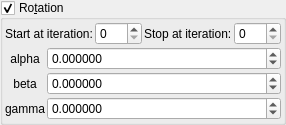
    <widget class="MyGroupBox" name="groupCheck_transf_function_enabledR_false">
     <property name="toolTip">
      <string/>
     </property>
     <property name="title">
      <string>Ro&amp;tation</string>
     </property>
     <property name="checkable">
      <bool>true</bool>
     </property>
     <layout class="QVBoxLayout" name="verticalLayout_31" stretch="0,0">
      <property name="spacing">
       <number>2</number>
      </property>
      <property name="leftMargin">
       <number>2</number>
      </property>
      <property name="topMargin">
       <number>2</number>
      </property>
      <property name="rightMargin">
       <number>2</number>
      </property>
      <property name="bottomMargin">
       <number>2</number>
      </property>
      <item>
       <layout class="QGridLayout" name="gridLayout_66">
        <property name="spacing">
         <number>2</number>
        </property>
        <item row="0" column="3">
         <widget class="MySpinBox" name="spinboxInt_transf_stop_iterations_R">
          <property name="sizePolicy">
           <sizepolicy hsizetype="Minimum" vsizetype="Maximum">
            <horstretch>0</horstretch>
            <verstretch>0</verstretch>
           </sizepolicy>
          </property>
          <property name="maximum">
           <number>999</number>
          </property>
         </widget>
        </item>
        <item row="0" column="2">
         <widget class="QLabel" name="label_248">
          <property name="text">
           <string>Stop at iteration:</string>
          </property>
         </widget>
        </item>
        <item row="0" column="0">
         <widget class="QLabel" name="label_249">
          <property name="text">
           <string>Start at iteration:</string>
          </property>
         </widget>
        </item>
        <item row="0" column="1">
         <widget class="MySpinBox" name="spinboxInt_transf_start_iterations_R">
          <property name="sizePolicy">
           <sizepolicy hsizetype="Minimum" vsizetype="Maximum">
            <horstretch>0</horstretch>
            <verstretch>0</verstretch>
           </sizepolicy>
          </property>
          <property name="maximum">
           <number>999</number>
          </property>
         </widget>
        </item>
       </layout>
      </item>
      <item>
       <layout class="QGridLayout" name="gridLayout_10" columnstretch="0,1">
        <property name="spacing">
         <number>2</number>
        </property>
        <item row="0" column="0">
         <widget class="QLabel" name="label_35">
          <property name="text">
           <string notr="true">alpha</string>
          </property>
          <property name="alignment">
           <set>Qt::AlignCenter</set>
          </property>
         </widget>
        </item>
        <item row="0" column="1">
         <widget class="MyDoubleSpinBox" name="spinboxd3_transf_rotation_x">
          <property name="sizePolicy">
           <sizepolicy hsizetype="Minimum" vsizetype="Maximum">
            <horstretch>0</horstretch>
            <verstretch>0</verstretch>
           </sizepolicy>
          </property>
          <property name="prefix">
           <string/>
          </property>
          <property name="suffix">
           <string/>
          </property>
          <property name="decimals">
           <number>6</number>
          </property>
          <property name="minimum">
           <double>-180.000000000000000</double>
          </property>
          <property name="maximum">
           <double>180.000000000000000</double>
          </property>
          <property name="singleStep">
           <double>1.000000000000000</double>
          </property>
         </widget>
        </item>
        <item row="2" column="0">
         <widget class="QLabel" name="label_37">
          <property name="text">
           <string notr="true">gamma</string>
          </property>
          <property name="alignment">
           <set>Qt::AlignCenter</set>
          </property>
         </widget>
        </item>
        <item row="1" column="1">
         <widget class="MyDoubleSpinBox" name="spinboxd3_transf_rotation_y">
          <property name="sizePolicy">
           <sizepolicy hsizetype="Minimum" vsizetype="Maximum">
            <horstretch>0</horstretch>
            <verstretch>0</verstretch>
           </sizepolicy>
          </property>
          <property name="prefix">
           <string/>
          </property>
          <property name="suffix">
           <string/>
          </property>
          <property name="decimals">
           <number>6</number>
          </property>
          <property name="minimum">
           <double>-180.000000000000000</double>
          </property>
          <property name="maximum">
           <double>180.000000000000000</double>
          </property>
          <property name="singleStep">
           <double>1.000000000000000</double>
          </property>
         </widget>
        </item>
        <item row="2" column="1">
         <widget class="MyDoubleSpinBox" name="spinboxd3_transf_rotation_z">
          <property name="sizePolicy">
           <sizepolicy hsizetype="Minimum" vsizetype="Maximum">
            <horstretch>0</horstretch>
            <verstretch>0</verstretch>
           </sizepolicy>
          </property>
          <property name="prefix">
           <string/>
          </property>
          <property name="suffix">
           <string/>
          </property>
          <property name="decimals">
           <number>6</number>
          </property>
          <property name="minimum">
           <double>-180.000000000000000</double>
          </property>
          <property name="maximum">
           <double>180.000000000000000</double>
          </property>
          <property name="singleStep">
           <double>1.000000000000000</double>
          </property>
         </widget>
        </item>
        <item row="1" column="0">
         <widget class="QLabel" name="label_34">
          <property name="text">
           <string notr="true">beta</string>
          </property>
          <property name="alignment">
           <set>Qt::AlignCenter</set>
          </property>
         </widget>
        </item>
       </layout>
      </item>
     </layout>
    </widget>
